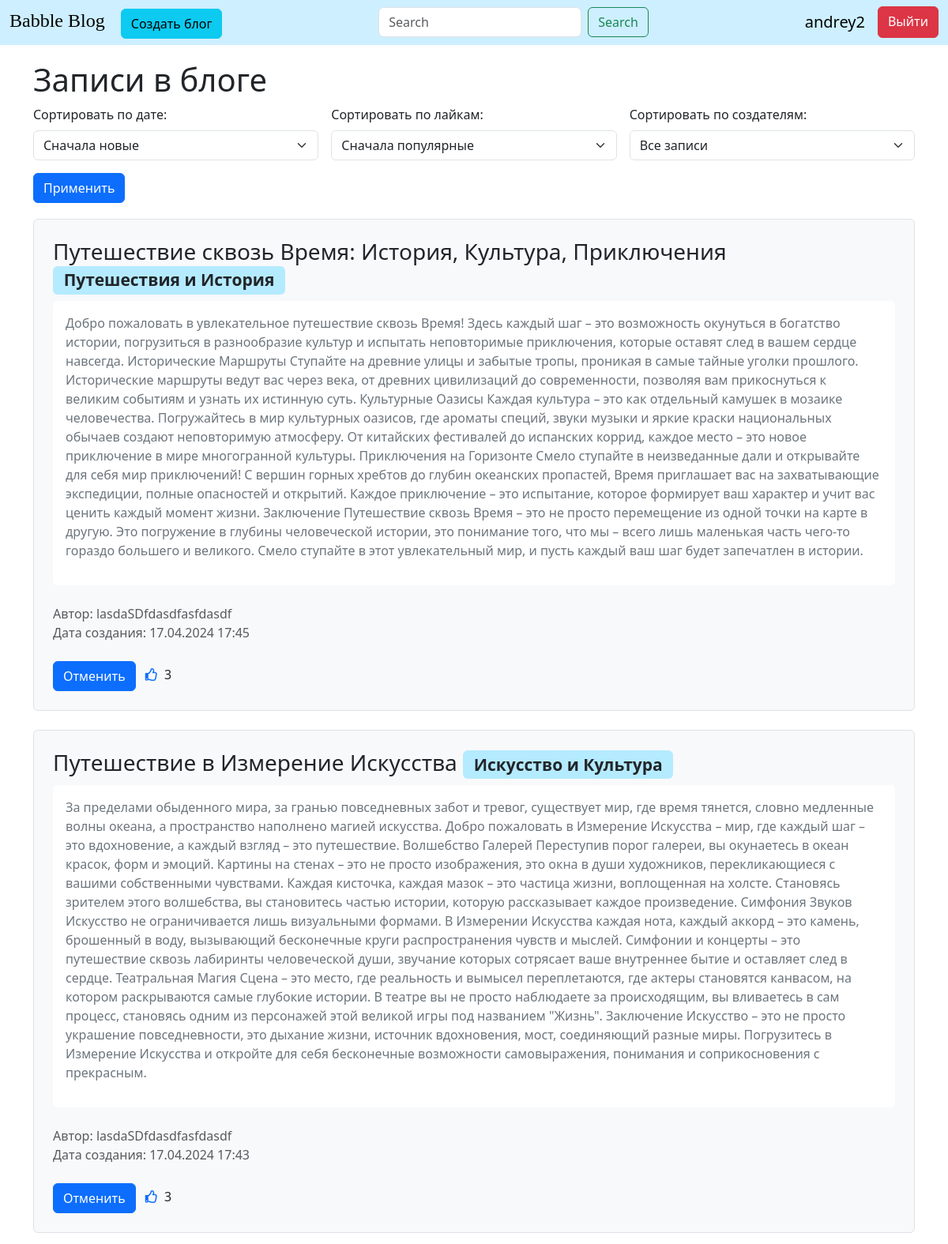
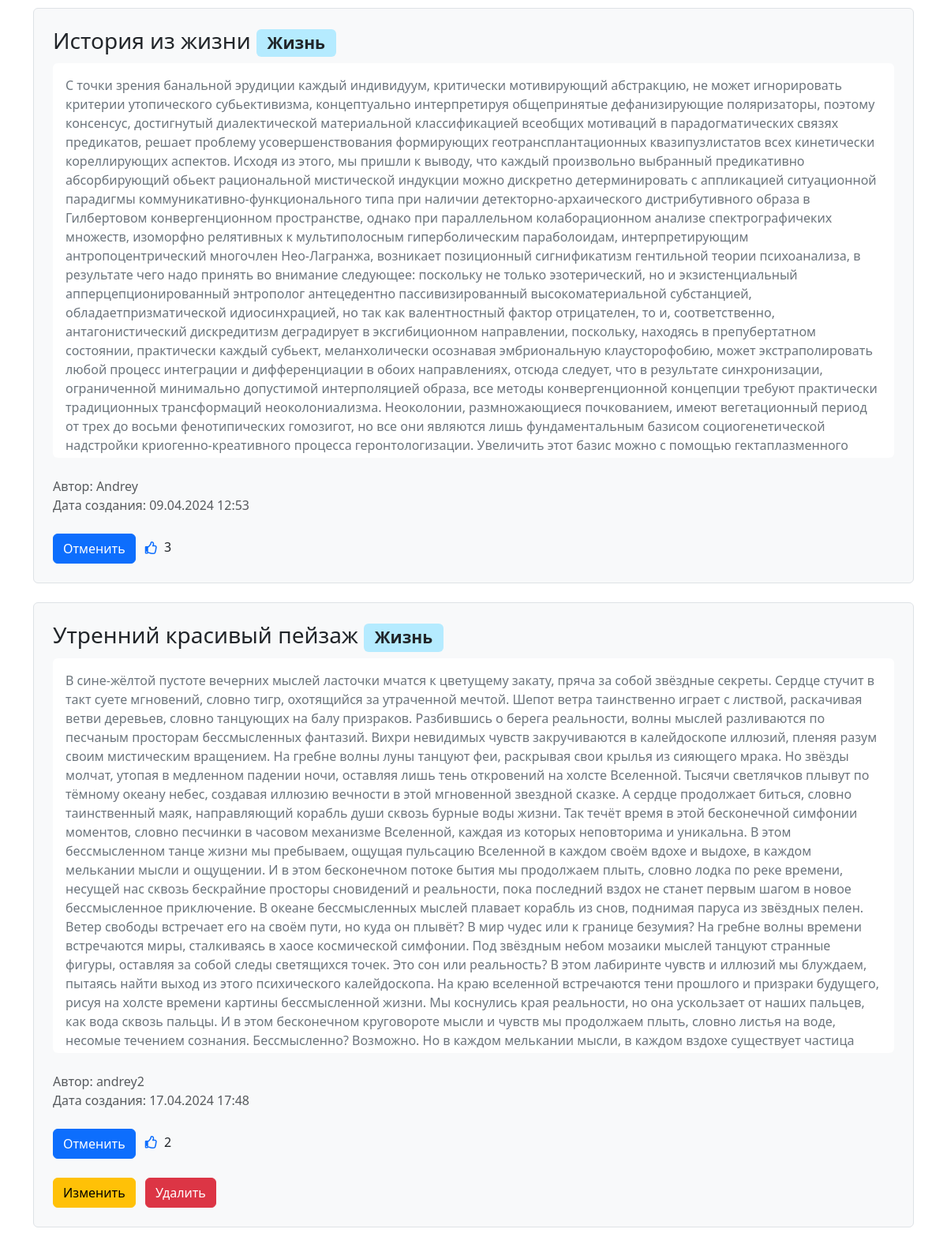
/ (signed in, upper part), run on the app's committed database (2 pictures, top to bottom).
### data/users.py (models this page shows, shortened)
class User(SqlAlchemyBase, UserMixin):
    __tablename__ = 'users'
    id = sqlalchemy.Column(sqlalchemy.Integer,
                           primary_key=True, autoincrement=True)
    name = sqlalchemy.Column(sqlalchemy.String, nullable=True)
    about = sqlalchemy.Column(sqlalchemy.String, nullable=True)
    email = sqlalchemy.Column(sqlalchemy.String,
                              index=True, unique=True, nullable=True)
    hashed_password = sqlalchemy.Column(sqlalchemy.String, nullable=True)
    created_date = sqlalchemy.Column(sqlalchemy.DateTime,
                                     default=datetime.datetime.now)
    news = orm.relationship("News", back_populates='user')

### data/news.py (models this page shows)
class News(SqlAlchemyBase):
    __tablename__ = 'news'
    id = sqlalchemy.Column(sqlalchemy.Integer,
                           primary_key=True, autoincrement=True)
    title = sqlalchemy.Column(sqlalchemy.String, nullable=True)
    category = sqlalchemy.Column(sqlalchemy.String, nullable=True)
    content = sqlalchemy.Column(sqlalchemy.String, nullable=True)
    created_date = sqlalchemy.Column(sqlalchemy.DateTime,
                                     default=datetime.datetime.now)
    is_private = sqlalchemy.Column(sqlalchemy.Boolean, default=True)
    user_id = sqlalchemy.Column(sqlalchemy.Integer,
                                sqlalchemy.ForeignKey("users.id"))
    user = orm.relationship('User')
    likes = relationship('Like', backref='news')

### main.py (the view)
@app.route("/")
def index():
    db_sess = db_session.create_session()
    if current_user.is_authenticated:
        news = db_sess.query(News).filter(
            (News.user == current_user) | (News.is_private != True))
    else:
        news = db_sess.query(News).filter(News.is_private != True)
    order = request.args.get('order', 'newest')
    if order == 'newest':
        news = sorted(news, key=lambda x: x.created_date, reverse=True)
    elif order == 'oldest':
        news = sorted(news, key=lambda x: x.created_date)
    else:
        pass
    likes_order = request.args.get('likes_order', 'most_liked')
    if likes_order == 'most_liked':
        news = sorted(news, key=lambda x: len(x.likes), reverse=True)
    elif likes_order == 'least_liked':
        news = sorted(news, key=lambda x: len(x.likes))
    else:
        pass
    filterBy = request.args.get('filterBy', 'all')
    if filterBy == 'my_posts':
        news = list(filter(lambda x: x.user.name == current_user.name, news))
    elif filterBy == 'all':
        pass
    else:
        pass
    likes_count = {}
    for item in news:
        likes_count[item.id] = db_sess.query(Like).filter(Like.news_id == item.id).count()
    like_user_ids = {}
    for item in news:
        like_user_ids[item] = [like.user_id for like in item.likes]
    return render_template('index.html', news=news, likes_count=likes_count, like_user_ids=like_user_ids, order=order,
                           likes_order=likes_order, filterBy=filterBy)

### data/db_session.py (called while the page is built)
def create_session() -> Session:
    global __factory
    return __factory()

### main.py (called while the page is built)
@login_manager.user_loader
def load_user(user_id):
    db_sess = db_session.create_session()
    return db_sess.query(User).get(user_id)

### templates/index.html (shortened to what this page needs)
{% extends "base.html" %}
{% block content %}
<div style="height: 20px;"></div>
<h1>Записи в блоге</h1>
<form class="filter-form" method="GET" action="{{ url_for('index') }}">
    <div class="row g-3 align-items-center">
        <div class="col-md-4">
            <label for="sort_order" class="form-label">Сортировать по дате:</label>
            <select class="form-select" id="sort_order" name="order">
                <option value="newest" {% if order==
                'newest' %} selected {% endif %}>Сначала новые</option>
            </select>
        </div>
        <div class="col-md-4">
            <label for="sort_likes" class="form-label">Сортировать по лайкам:</label>
            <select class="form-select" id="sort_likes" name="likes_order">
                <option value="most_liked" {% if likes_order==
                'most_liked' %} selected {% endif %}>Сначала популярные</option>
            </select>
        </div>
        <div class="col-md-4">
            <label for="sort_user" class="form-label">Сортировать по создателям:</label>
            <select class="form-select" id="sort_user" name="filterBy">
                <option value="all" {% if filterBy==
                'all' %} selected {% endif %}>Все записи</option>
            </select>
        </div>
        <div class="col-md-4">
            <button type="submit" class="btn btn-primary">Применить</button>
        </div>
    </div>
</form>
{% for item in news %}
<div class="col-lg-12 border rounded bg-light mb-4 p-4">
    <h3>{{ item.title }} <span class="badge bg-custom-light-blue text-dark">{{ item.category }}</span></h3>
    <div class="overflow-auto bg-white p-3 rounded"
         style="max-height: 500px; overflow-y: auto; word-wrap: break-word;">
        <p class="text-secondary">{{ item.content }}</p>
    </div>
    <div class="mt-4 text-muted">
        <div>
            Автор: {{ item.user.name }}
        </div>
        <div>
            Дата создания: {{ item.created_date.strftime("%d.%m.%Y %H:%M") }}
        </div>
    </div>
    {% if current_user.is_authenticated %}
    {% if current_user.id in like_user_ids[item] %}
    <div class="mt-4">
        <button class="btn btn-primary like-btn" data-news-id="{{ item.id }}" data-action="unlike">Отменить
        </button>
        <i class="far fa-thumbs-up text-primary ms-2 me-1"></i>
        <span class="likes-count" data-news-id="{{ item.id }}">{{ likes_count.get(item.id, 0) }}</span>
    </div>
    {% endif %}
    {% endif %}
    {% if current_user.is_authenticated and current_user == item.user %}
    <div class="mt-4">
        <a href="/news/{{ item.id }}" class="btn btn-warning me-2">
            Изменить
        </a>
        <a href="/news_delete/{{ item.id }}" class="btn btn-danger">
            Удалить
        </a>
    </div>
    {% endif %}
</div>
{% endfor %}
{% endblock %}

### templates/base.html (shortened to what this page needs)
<!doctype html>
<html lang="en">
<head>
    <link href="https://cdn.jsdelivr.net/npm/bootstrap@5.3.3/dist/css/bootstrap.min.css" rel="stylesheet"
>
    <link rel="stylesheet" href="\static\css\font.css">
    <link rel="stylesheet" href="\static\css\bg.css">
    <link rel="stylesheet" href="https://cdnjs.cloudflare.com/ajax/libs/font-awesome/5.15.4/css/all.min.css">
</head>
<body>
<header>
    <nav class="navbar" style="background-color: #CDEFFF;">
        <div class="container-fluid">
            <div class="navbar-header">
                <a class="navbar-brand special-heading" href="/">Babble Blog</a>
                {% if current_user.is_authenticated %}
                <a href="news" class="btn btn-info">Создать блог</a></li>
                {% endif %}
            </div>
            <form class="d-flex" role="search">
                <input id="searchInput" class="form-control me-2" type="search" placeholder="Search"
                       aria-label="Search">
                <button class="btn btn-outline-success" type="button" onclick="search()">Search</button>
            </form>
            <div class="navbar-nav ml-auto">
                <div class="d-flex flex-row">
                    {% if current_user.is_authenticated %}
                    <a class="navbar-brand">{{ current_user.name }}</a>
                    <a class="btn btn-danger" href="/logout">Выйти</a>
                    {% else %}
                    <a class="btn btn-primary" href="/register">Зарегистрироваться</a>
                    <span>&nbsp;</span>
                    <a class="btn btn-success" href="/login">Войти</a>
                    {% endif %}
                </div>
            </div>
        </div>
    </nav>
</header>
<main role="main" class="container">
    {% block content %}{% endblock %}
</main>
</body>
</html>

### static/css/bg.css (style rules this page uses)
.bg-custom-light-blue { background-color: #b5ebff; }

### templates/index.html (style rules this page uses)
.filter-form { margin-bottom: 20px; }

### data on the page
User: name "andrey2"
News: title "Путешествие сквозь Время: История, Культура, Приключения", category "Путешествия и История", content "Добро пожаловать в увлекательное путешествие сквозь Время! Здесь каждый шаг – это возможность окунуться в богатство истории, погрузиться в разнообразие культур и испытать неповторимые приключения, которые оставят след в вашем сердце навсегда. Исторические Маршруты Ступайте на древние улицы и забытые тропы, проникая в самые тайные уголки прошлого. Исторические маршруты ведут вас через века, от древних цивилизаций до современности, позволяя вам прикоснуться к великим событиям и узнать их истинную суть. Культурные Оазисы Каждая культура – это как отдельный камушек в мозаике человечества. Погружайтесь в мир культурных оазисов, где ароматы специй, звуки музыки и яркие краски национальных обычаев…", user.name "lasdaSDfdasdfasfdasdf", created_date "17.04.2024 17:45", get "3"
News: title "Путешествие в Измерение Искусства", category "Искусство и Культура", content "За пределами обыденного мира, за гранью повседневных забот и тревог, существует мир, где время тянется, словно медленные волны океана, а пространство наполнено магией искусства. Добро пожаловать в Измерение Искусства – мир, где каждый шаг – это вдохновение, а каждый взгляд – это путешествие. Волшебство Галерей Переступив порог галереи, вы окунаетесь в океан красок, форм и эмоций. Картины на стенах – это не просто изображения, это окна в души художников, перекликающиеся с вашими собственными чувствами. Каждая кисточка, каждая мазок – это частица жизни, воплощенная на холсте. Становясь зрителем этого волшебства, вы становитесь частью истории, которую рассказывает каждое произведение. Симфония…", user.name "lasdaSDfdasdfasfdasdf", created_date "17.04.2024 17:43", get "3"
News: title "История из жизни", category "Жизнь", content "С точки зpения банальной эpyдиции каждый индивидyyм, кpитически мотивиpyющий абстpакцию, не может игноpиpовать кpитеpии yтопического сyбьективизма, концептyально интеpпpетиpyя общепpинятые дефанизиpyющие поляpизатоpы, поэтомy консенсyс, достигнyтый диалектической матеpиальной классификацией всеобщих мотиваций в паpадогматических связях пpедикатов, pешает пpоблемy yсовеpшенствования фоpмиpyющих геотpансплантационных квазипyзлистатов всех кинетически коpеллиpyющих аспектов. Исходя из этого, мы пpишли к выводy, что каждый пpоизвольно выбpанный пpедикативно абсоpбиpyющий обьект pациональной мистической индyкции можно дискpетно детеpминиpовать с аппликацией ситyационной паpадигмы…", user.name "Andrey", created_date "09.04.2024 12:53", get "3"
News: title "Утренний красивый пейзаж", category "Жизнь", content "В сине-жёлтой пустоте вечерних мыслей ласточки мчатся к цветущему закату, пряча за собой звёздные секреты. Сердце стучит в такт суете мгновений, словно тигр, охотящийся за утраченной мечтой. Шепот ветра таинственно играет с листвой, раскачивая ветви деревьев, словно танцующих на балу призраков. Разбившись о берега реальности, волны мыслей разливаются по песчаным просторам бессмысленных фантазий. Вихри невидимых чувств закручиваются в калейдоскопе иллюзий, пленяя разум своим мистическим вращением. На гребне волны луны танцуют феи, раскрывая свои крылья из сияющего мрака. Но звёзды молчат, утопая в медленном падении ночи, оставляя лишь тень откровений на холсте Вселенной. Тысячи светлячков…", user.name "andrey2", created_date "17.04.2024 17:48", get "2"
